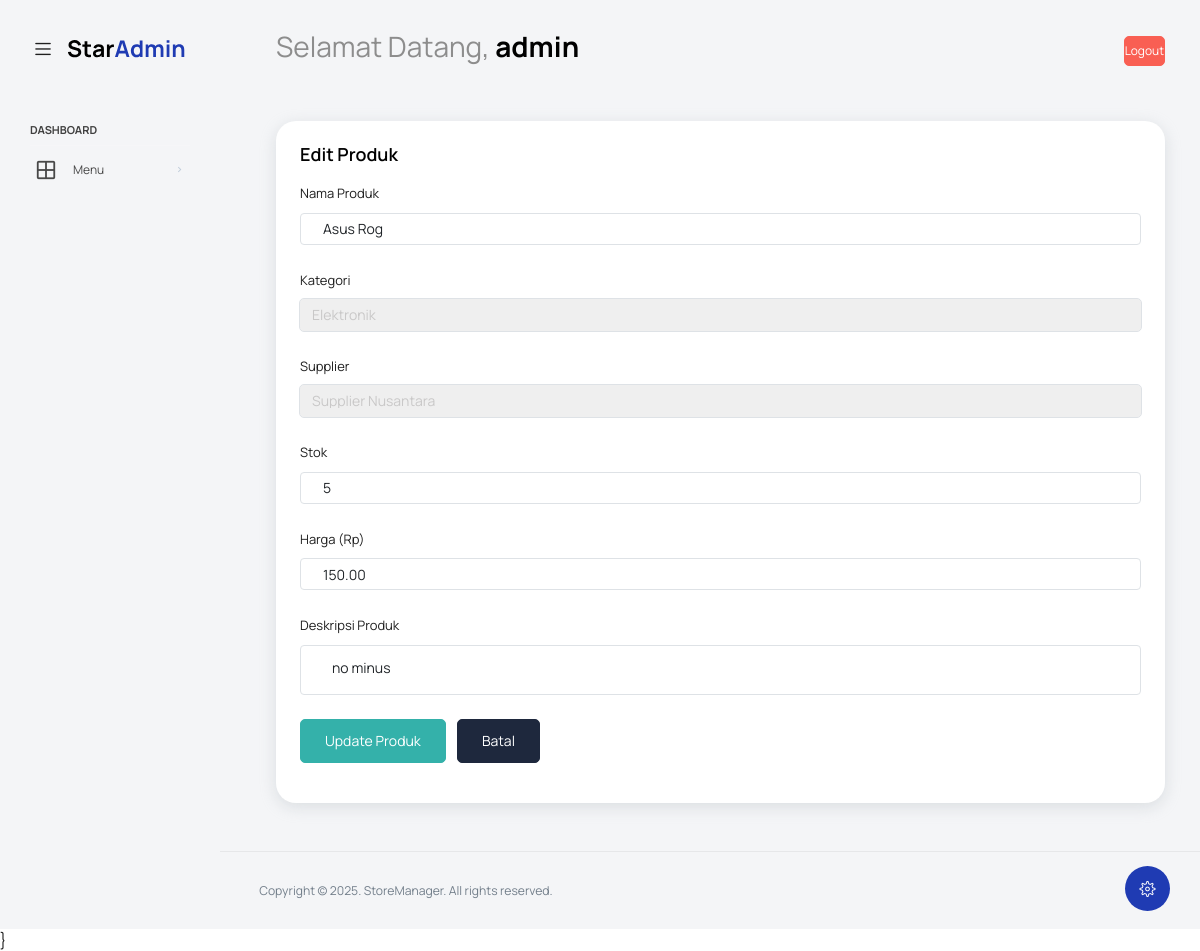
The page /edit_produk.php?id=6 (signed in) on the database its author committed.
### tables this page shows
CREATE TABLE `produk` (
  `id_produk` int(11) NOT NULL,
  `nama_produk` varchar(255) NOT NULL,
  `id_kategori` int(11) NOT NULL,
  `id_supplier` int(11) NOT NULL,
  `stok` int(11) NOT NULL DEFAULT 0,
  `harga` decimal(10,2) NOT NULL,
  `deskripsi` text DEFAULT NULL,
  `tanggal_ditambahkan` timestamp NOT NULL DEFAULT current_timestamp()
);

CREATE TABLE `kategori` (
  `id_kategori` int(11) NOT NULL,
  `nama_kategori` varchar(100) NOT NULL
);

CREATE TABLE `supplier` (
  `id_supplier` int(11) NOT NULL,
  `nama_supplier` varchar(150) NOT NULL,
  `alamat` varchar(255) DEFAULT NULL,
  `telepon` varchar(20) DEFAULT NULL
);

### edit_produk.php (the view, shortened to what this page needs)
<?php
include 'koneksi.php';
$produk_data = null;
if (isset($_GET['id'])) {
    $id_produk = mysqli_real_escape_string($koneksi, $_GET['id']);
    $query_get_produk = "SELECT id_produk, nama_produk, id_kategori, id_supplier, stok, harga, deskripsi FROM produk WHERE id_produk = ?";
    $stmt_get_produk = mysqli_prepare($koneksi, $query_get_produk);
    mysqli_stmt_bind_param($stmt_get_produk, "i", $id_produk);
    mysqli_stmt_execute($stmt_get_produk);
    $result_get_produk = mysqli_stmt_get_result($stmt_get_produk);
    if (mysqli_num_rows($result_get_produk) === 1) {
        $produk_data = mysqli_fetch_assoc($result_get_produk);
    } else {
        $_SESSION['error_message'] = "Produk tidak ditemukan atau ID produk tidak valid.";
        header("Location: daftar_produk.php");
        exit();
    }
} else {
    $_SESSION['error_message'] = "ID produk tidak disediakan.";
    header("Location: daftar_produk.php");
    exit();
}
$kategori_data = [];
$query_kategori = "SELECT id_kategori, nama_kategori FROM kategori ORDER BY nama_kategori ASC";
$result_kategori = mysqli_query($koneksi, $query_kategori);
if ($result_kategori) {
    while ($row = mysqli_fetch_assoc($result_kategori)) {
        $kategori_data[] = $row;
    }
}
$supplier_data = [];
$query_supplier = "SELECT id_supplier, nama_supplier FROM supplier ORDER BY nama_supplier ASC";
$result_supplier = mysqli_query($koneksi, $query_supplier);
if ($result_supplier) {
    while ($row = mysqli_fetch_assoc($result_supplier)) {
        $supplier_data[] = $row;
    }
}
?>
<html>
<head>
    <link rel="stylesheet" href="vendors/feather/feather.css">
    <link rel="stylesheet" href="vendors/mdi/css/materialdesignicons.min.css">
    <link rel="stylesheet" href="vendors/ti-icons/css/themify-icons.css">
    <link rel="stylesheet" href="vendors/typicons/typicons.css">
    <link rel="stylesheet" href="vendors/simple-line-icons/css/simple-line-icons.css">
    <link rel="stylesheet" href="vendors/css/vendor.bundle.base.css">
    <link rel="stylesheet" href="vendors/select2/select2.min.css">
    <link rel="stylesheet" href="vendors/select2-bootstrap-theme/select2-bootstrap.min.css">
    <link rel="stylesheet" href="css/vertical-layout-light/style.css">
    </head>
<body>
    <div class="container-scroller">
        <nav class="flex-row p-0 navbar default-layout col-lg-12 col-12 fixed-top d-flex align-items-top">
            <div class="text-center navbar-brand-wrapper d-flex align-items-center justify-content-start">
                <div class="me-3">
                    <button class="navbar-toggler align-self-center" type="button" data-bs-toggle="minimize">
                        <span class="icon-menu"></span>
                    </button>
                </div>
                <div>
                    <a class="navbar-brand brand-logo" href="home.php">
                        <img src="images/logo.svg" alt="logo" />
                    </a>
                </div>
            </div>
            <div class="navbar-menu-wrapper d-flex align-items-top">
                <ul class="navbar-nav">
                    <li class="nav-item font-weight-semibold d-none d-lg-block ms-0">
                        <h1 class="welcome-text">Selamat Datang, <span class="text-black fw-bold"> <?php echo htmlspecialchars($_SESSION['username']); ?></span> </h1>
                    </li>
                </ul>
                <ul class="navbar-nav ms-auto">
                    <li class="nav-item">
                        <a class="nav-link btn btn-danger text-white" href="logout.php">Logout</a>
                    </li>
                </ul>
            </div>
        </nav>
        <div class="container-fluid page-body-wrapper">
            <div class="theme-setting-wrapper">
                <div id="settings-trigger"><i class="ti-settings"></i></div>
            </div>
            <nav class="sidebar sidebar-offcanvas" id="sidebar">
                <ul class="nav">
                    <li class="nav-item nav-category">Dashboard</li>
                    <li class="nav-item">
                        <a class="nav-link" data-bs-toggle="collapse" href="#ui-basic" aria-expanded="false" aria-controls="ui-basic">
                            <i class="mdi mdi-grid-large menu-icon"></i>
                            <span class="menu-title">Menu</span>
                            <i class="menu-arrow"></i>
                        </a>
                    </li>
                </ul>
            </nav>
            <div class="main-panel">
                <div class="content-wrapper">
                    <div class="row">
                        <div class="col-md-12 grid-margin stretch-card">
                            <div class="card">
                                <div class="card-body">
                                    <h4 class="card-title">Edit Produk</h4>
                                    <?php if ($produk_data) : ?>
                                        <form class="forms-sample" method="post" action="proses_edit_produk.php">
                                            <div class="form-group">
                                                <label for="nama_produk">Nama Produk</label>
                                                <input type="text" class="form-control" id="nama_produk" name="nama_produk" placeholder="Nama Produk" value="<?php echo htmlspecialchars($produk_data['nama_produk']); ?>" required>
                                            </div>
                                            <div class="form-group">
                                                <label for="id_kategori">Kategori</label>
                                                <select class="form-control" id="id_kategori" name="id_kategori" required>
                                                    <?php foreach ($kategori_data as $kategori) : ?>
                                                        <option value="<?php echo htmlspecialchars($kategori['id_kategori']); ?>" <?php echo ($kategori['id_kategori'] == $produk_data['id_kategori']) ? 'selected' : ''; ?>>
                                                            <?php echo htmlspecialchars($kategori['nama_kategori']); ?>
                                                        </option>
                                                    <?php endforeach; ?>
                                                </select>
                                            </div>
                                            <div class="form-group">
                                                <label for="id_supplier">Supplier</label>
                                                <select class="form-control" id="id_supplier" name="id_supplier" required>
                                                    <?php foreach ($supplier_data as $supplier) : ?>
                                                        <option value="<?php echo htmlspecialchars($supplier['id_supplier']); ?>" <?php echo ($supplier['id_supplier'] == $produk_data['id_supplier']) ? 'selected' : ''; ?>>
                                                            <?php echo htmlspecialchars($supplier['nama_supplier']); ?>
                                                        </option>
                                                    <?php endforeach; ?>
                                                </select>
                                            </div>
                                            <div class="form-group">
                                                <label for="stok">Stok</label>
                                                <input type="number" class="form-control" id="stok" name="stok" placeholder="Jumlah Stok" value="<?php echo htmlspecialchars($produk_data['stok']); ?>" min="0" required>
                                            </div>
                                            <div class="form-group">
                                                <label for="harga">Harga (Rp)</label>
                                                <input type="number" step="0.01" class="form-control" id="harga" name="harga" placeholder="Harga Produk" value="<?php echo htmlspecialchars($produk_data['harga']); ?>" required>
                                            </div>
                                            <div class="form-group">
                                                <label for="deskripsi">Deskripsi Produk</label>
                                                <textarea class="form-control form-control-lg" id="deskripsi" name="deskripsi" rows="4" placeholder="Deskripsi lengkap produk"><?php echo htmlspecialchars($produk_data['deskripsi']); ?></textarea>
                                            </div>
                                            <button type="submit" class="btn btn-success me-2">Update Produk</button>
                                            <a href="daftar_produk.php" class="btn btn-dark">Batal</a>
                                        </form>
                                    <?php endif; ?>
                                </div>
                            </div>
                        </div>
                    </div>
                </div>
                <footer class="footer">
                    <div class="d-sm-flex justify-content-center justify-content-sm-between">
                        <span class="text-center text-muted text-sm-left d-block d-sm-inline-block">Copyright © <?php echo date('Y'); ?>. StoreManager. All rights reserved.</span>
                    </div>
                </footer>
            </div>
        </div>
    </div>
    </body>
</html>

### rows shown on the page
produk: nama_produk "Asus Rog", id_kategori "Elektronik", id_supplier "Supplier Nusantara", stok "5", harga "150.00", deskripsi "no minus"

### other values the page prints
$_SESSION['username'] "admin"
